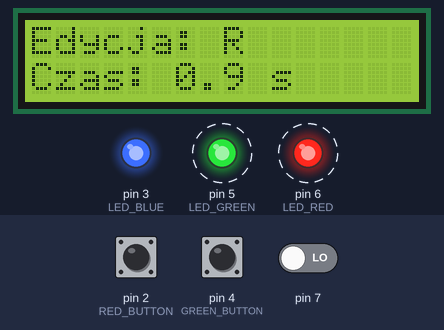
This sketch was run on a simulated Arduino Uno, built with avr-gcc and run on an emulated ATmega328P. Parts: 16×2 character LCD, output pins drawn as LEDs (lit = HIGH). Dashed ring = blinking. The test bench sets the inputs (shaded band); at power-on: pin 2 (RED_BUTTON) HIGH, pin 4 (GREEN_BUTTON) HIGH, pin 7 LOW.

Above: at 1.2 s.
1.3 s: pin 2 (RED_BUTTON) pulled LOW for 0.15 s
At 1.56 s:
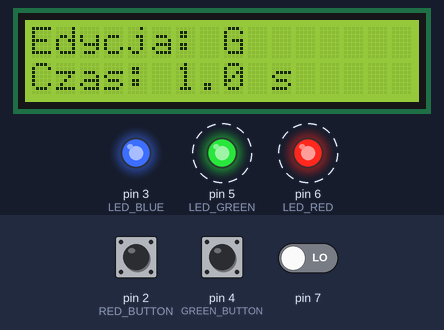
2.0 s: pin 2 (RED_BUTTON) pulled LOW for 1 s
At 3.46 s:
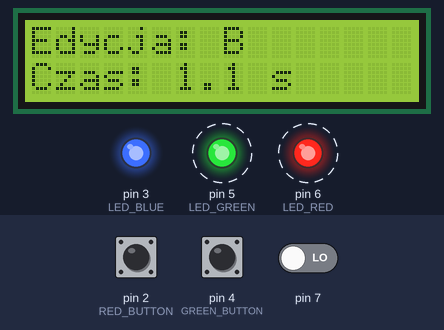
3.6 s: pin 4 (GREEN_BUTTON) pulled LOW for 0.15 s
At 3.82 s:
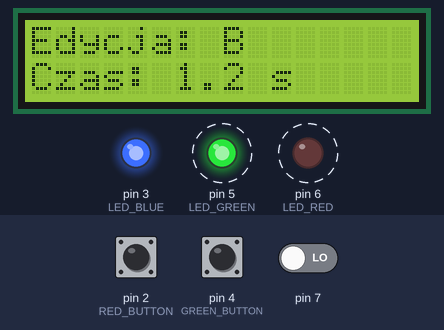
4.3 s: pin 4 (GREEN_BUTTON) pulled LOW for 1 s
At 5.22 s:
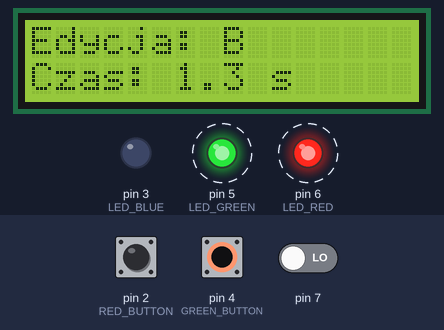
5.9 s: pin 2 (RED_BUTTON) pulled LOW for 0.15 s
At 7.5 s:
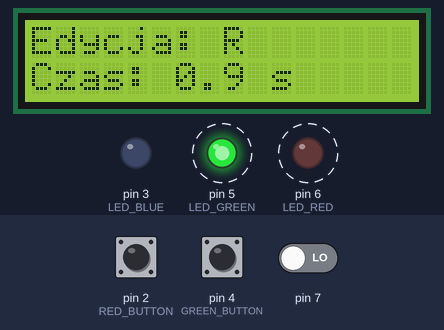
8.7 s: pin 2 (RED_BUTTON) pulled LOW for 3.2 s
At 10.6 s:
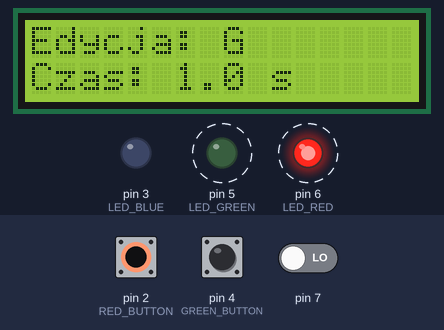
Timing chart, 0 to 13.5 s (numbered marks = the images above; inputs shaded):
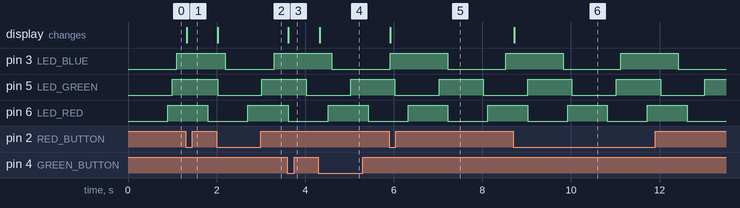

The sketch:

Z2.ino
```cpp
#include <LiquidCrystal_I2C.h>

LiquidCrystal_I2C lcd(0x27, 16, 2);

const byte LED_RED = 6;
const byte LED_GREEN = 5;
const byte LED_BLUE = 3;

const byte RED_BUTTON = 2;
const byte GREEN_BUTTON = 4;

unsigned long red_time = 900;
unsigned long green_time = 1000;
unsigned long blue_time = 1100;
const int step = 100;

byte selectedLed = LED_RED;

void displayLedInfo() {
  lcd.clear();

  lcd.setCursor(0, 0);
  lcd.print("Edycja: ");
  if (selectedLed == LED_RED) {
    lcd.print("R");
  } else if (selectedLed == LED_GREEN) {
    lcd.print("G");
  } else {
    lcd.print("B");
  }

  unsigned long currentTimeValue;
  if (selectedLed == LED_RED) currentTimeValue = red_time;
  else if (selectedLed == LED_GREEN) currentTimeValue = green_time;
  else currentTimeValue = blue_time;

  lcd.setCursor(0, 1);
  lcd.print("Czas: ");
  lcd.print(currentTimeValue / 1000.0, 1);
  lcd.print(" s");
}

void blinkAllLeds() {
  unsigned long currentMillis = millis();

  static unsigned long lastRedChange = 0UL;
  if (currentMillis - lastRedChange >= red_time) {
    lastRedChange = currentMillis;
    PORTD ^= (1 << LED_RED);
  }

  static unsigned long lastGreenChange = 0UL;
  if (currentMillis - lastGreenChange >= green_time) {
    lastGreenChange = currentMillis;
    PORTD ^= (1 << LED_GREEN);
  }

  static unsigned long lastBlueChange = 0UL;
  if (currentMillis - lastBlueChange >= blue_time) {
    lastBlueChange = currentMillis;
    PORTD ^= (1 << LED_BLUE);
  }
}

void setup() {
  Serial.begin(9600);
  lcd.init();
  lcd.backlight();

  DDRD |= (1 << LED_RED) | (1 << LED_GREEN) | (1 << LED_BLUE);
  DDRD &= ~((1 << RED_BUTTON) | (1 << GREEN_BUTTON));
  PORTD |= (1 << RED_BUTTON) | (1 << GREEN_BUTTON);

  displayLedInfo();
}

void loop() {
  static bool lastGreenPressed = false;
  static bool lastRedPressed = false;
  static unsigned long lastDebounceTime = 0UL;
  const unsigned long debounceDelay = 50UL;

  bool greenPressed = !(PIND & (1 << GREEN_BUTTON));
  bool redPressed = !(PIND & (1 << RED_BUTTON));

  if (millis() - lastDebounceTime >= debounceDelay) {

    if (redPressed != lastRedPressed) {
      lastDebounceTime = millis();
      lastRedPressed = redPressed;

      if (redPressed) {
        if (selectedLed == LED_RED) selectedLed = LED_GREEN;
        else if (selectedLed == LED_GREEN) selectedLed = LED_BLUE;
        else selectedLed = LED_RED;

        displayLedInfo();
      }
    }

    if (greenPressed != lastGreenPressed) {
      lastDebounceTime = millis();
      lastGreenPressed = greenPressed;

      if (greenPressed) {
        if (selectedLed == LED_RED) {
          red_time += step;
          if (red_time > 2000) red_time = 500;
        } else if (selectedLed == LED_GREEN) {
          green_time += step;
          if (green_time > 2000) green_time = 500;
        } else {
          blue_time += step;
          if (blue_time > 2000) blue_time = 500;
        }
        displayLedInfo();
      }
    }
  }

  blinkAllLeds();
}
```

Measured:
- after the input at 1.3 s, the display: changes at once (image 1)
- after the input at 2.0 s, the display: changes at once (image 2)
- after the input at 3.6 s, the display: changes at once (image 3)
- after the input at 4.3 s, the display: changes at once (image 4)
- after the input at 5.9 s, the display: changes at once (image 5)
- after the input at 8.7 s, the display: changes at once (image 6)
- by itself, pin 5 (LED_GREEN): alternates HIGH for 1.0 s and LOW for 1.0 s
- by itself, pin 6 (LED_RED): alternates HIGH for 0.90 s and LOW for 0.90 s
